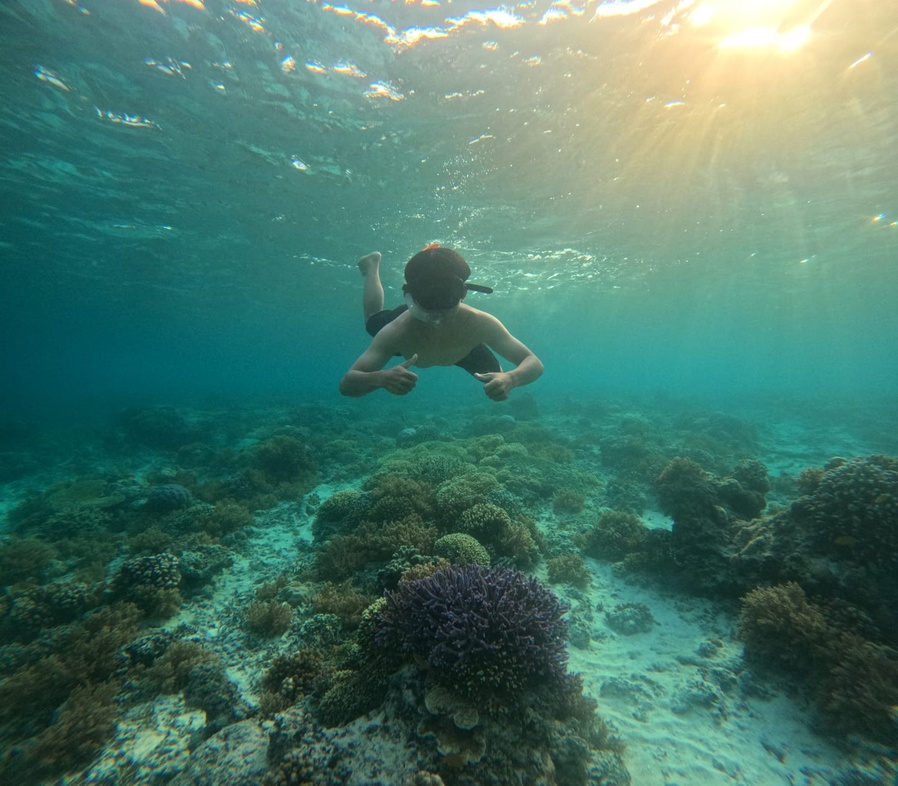
#> input picture pertemuan4/photo.jpg, 898 x 786 px, shrunk from 1392 x 1218 before the run
$ python affine.py
#> lines starting #> are read from the running program, lines starting #| are printed output that depends on the picture
import cv2
import numpy as np

# Membaca gambar
image = cv2.imread('photo.jpg')
#> image is the input picture: shape (786, 898, 3); mean B, G, R 105.7, 119.3, 73.6

# Mendapatkan dimensi gambar (w adalah lebar, h adalah tinggi)
(h, w) = image.shape[:2]
#> h = 786; w = 898

# Titik sebelum transformasi
points1 = np.float32([[50, 50], [200, 50], [50, 200]])

# Titik setelah transformasi
points2 = np.float32([[10, 100], [200, 50], [100, 250]])

# Matriks transformasi affine
M_affine = cv2.getAffineTransform(points1, points2)

# Melakukan transformasi affine
affine_transformed_image = cv2.warpAffine(image, M_affine, (w, h))
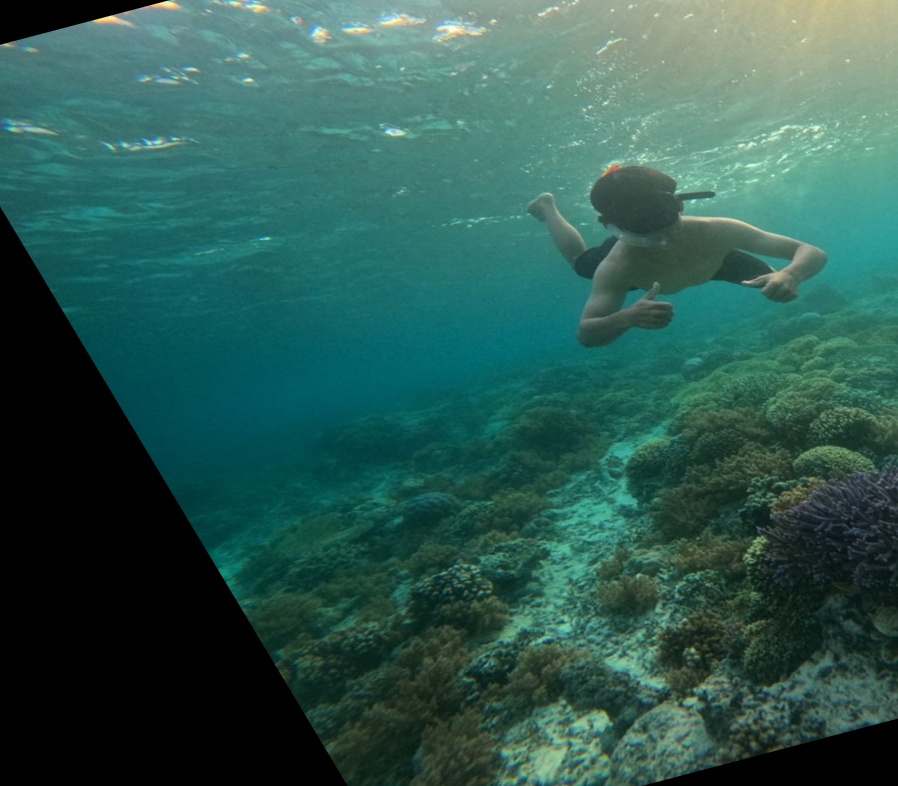
#> affine_transformed_image: shape (786, 898, 3); mean B, G, R 81, 89.4, 45.8

# Menampilkan hasil
cv2.imshow('Affine Transformed Image', affine_transformed_image)
cv2.waitKey(0)
cv2.destroyAllWindows()
